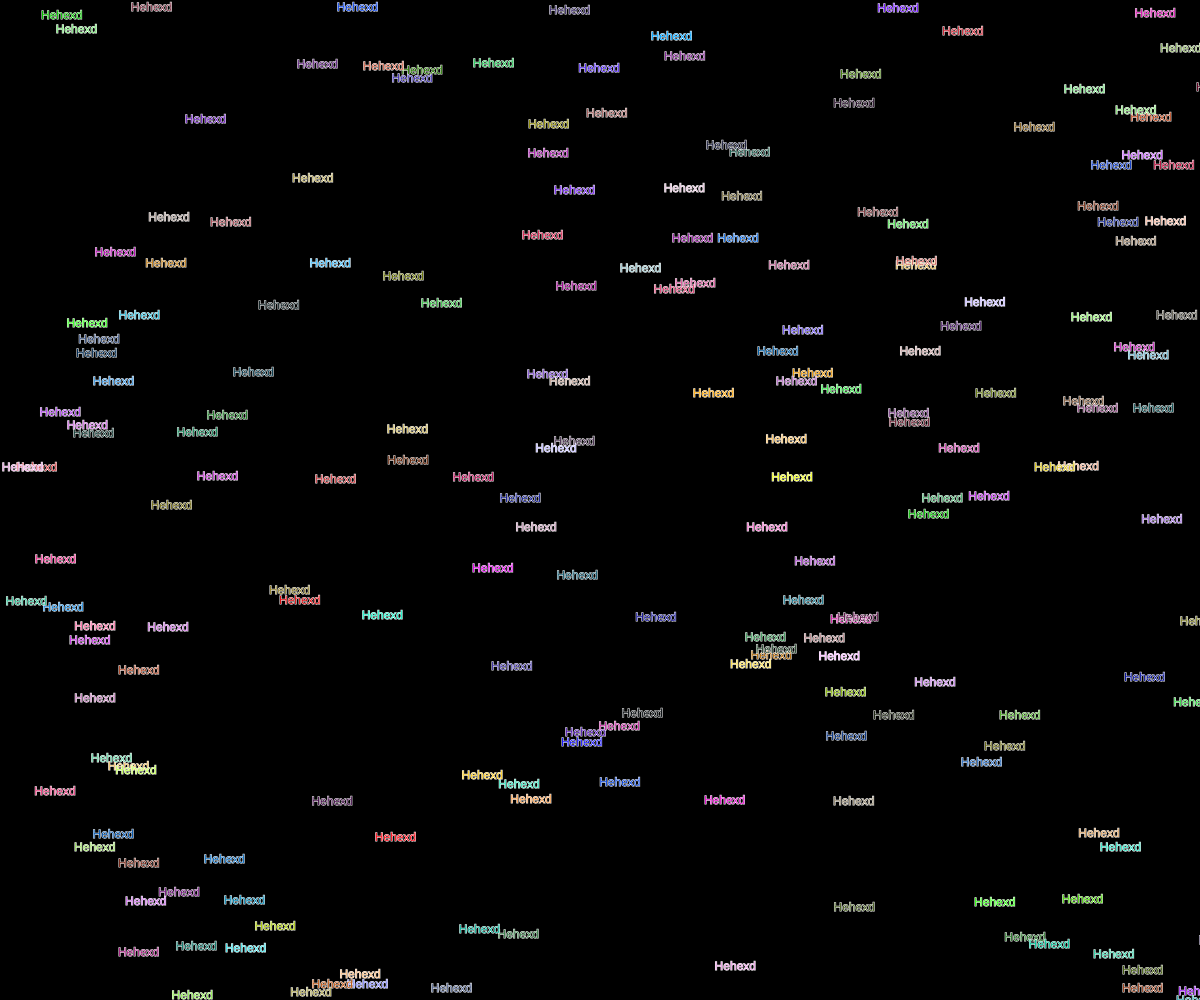
Frame 1 (no input)
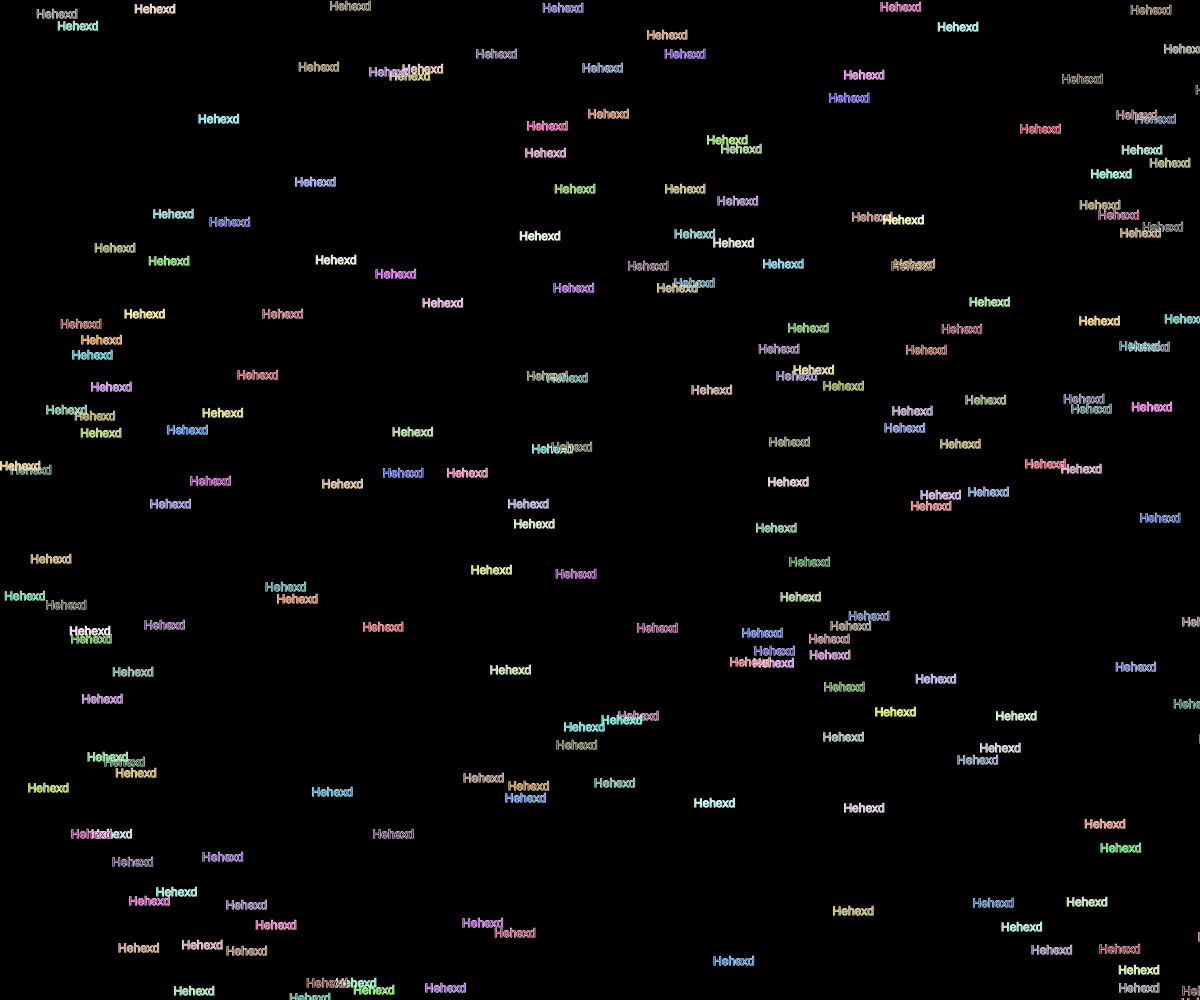
Frame 60 (no input)
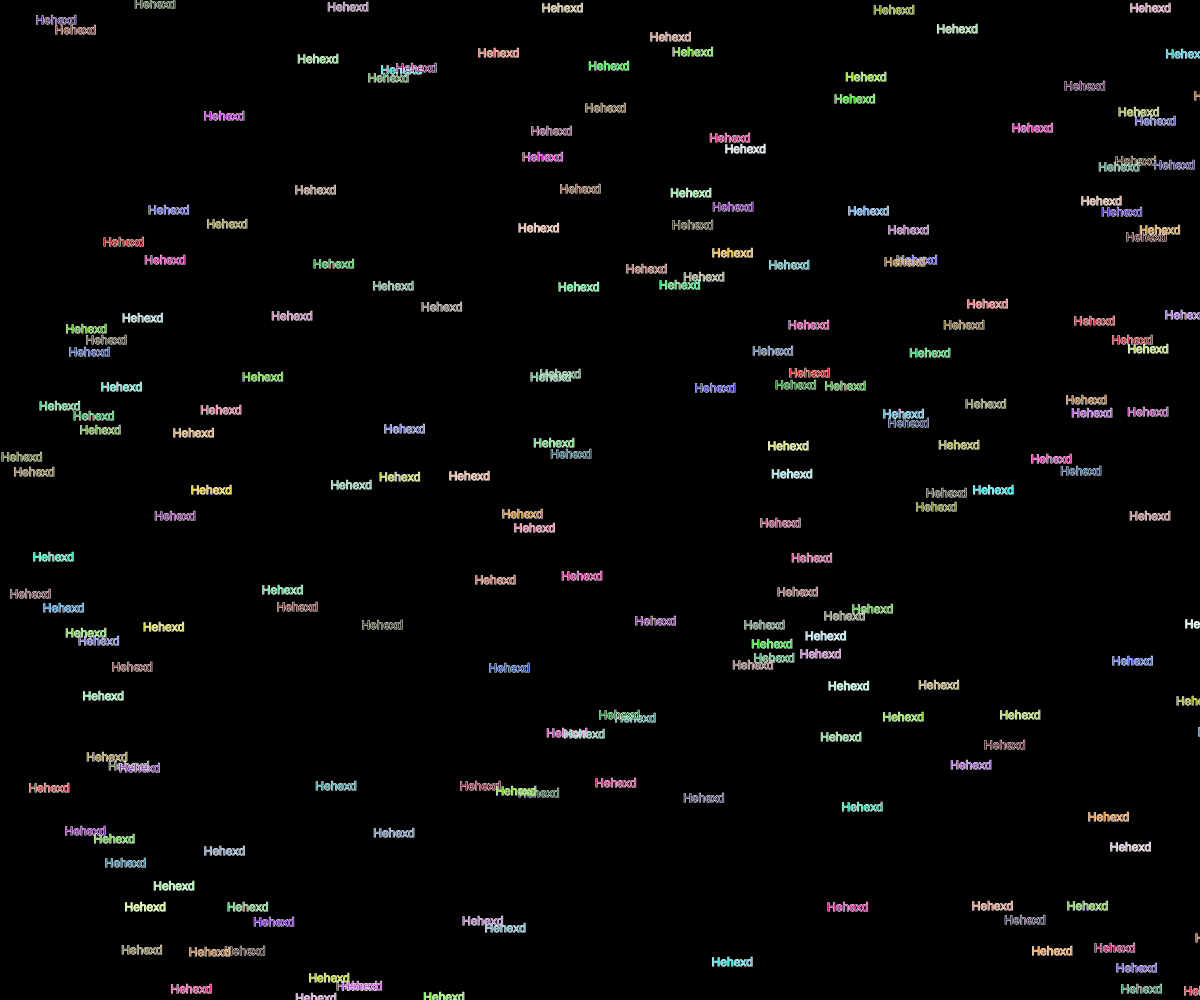
Frame 120 (the mouse pressed at the canvas centre since frame 60)

The p5.js sketch that drew these frames (run headless with seeded random() and noise() and a simulated clock; from frame 60 on, the mouse is pressed at the canvas centre):

// p5.js sketch
// ── sketch.js
var burbu = [];
var poto;


function setup() {
  createCanvas(windowWidth, windowHeight);
  frameRate(30);
  for (var i = 0; i < 200; i++) {
      burbu[i] = {
       x: random(0, windowWidth),
       y: random(0, windowHeight),
       display: function() {
          stroke(255);
          fill(random(0, 255), random(0, 255), random(0,255));
          text("Hehexd", this.x, this.y, random(45, 50), random(45, 50));
       },
       
       move: function() {
          this.x = this.x + random(-1, 1);
          this.y = this.y + random(-1, 1);
            
       }
  }
 }
}

function draw() {
  background(0);
  for (var i = 0; i < burbu.length; i++) {
     burbu[i].display();
     burbu[i].move();
  }
 }
